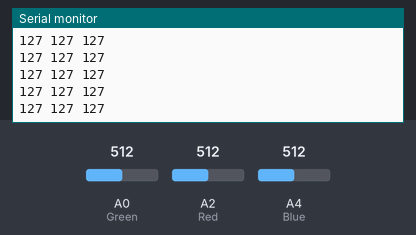
A sketch run on a simulated Arduino Uno, built with avr-gcc and run on an emulated ATmega328P. Shown: the last lines printed to the serial monitor. Inputs (shaded band) come from the test bench; at power-on: A0 (Green) = 512, A2 (Red) = 512, A4 (Blue) = 512.

Above: at 1.2 s.
1.3 s: A0 (Green) set to 716
At 1.56 s:
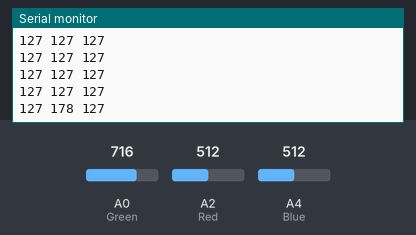
2.8 s: A2 (Red) set to 716
At 2.97 s:
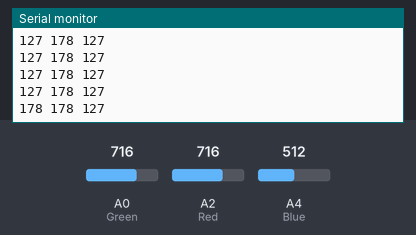
4.3 s: A4 (Blue) set to 716
At 4.38 s:
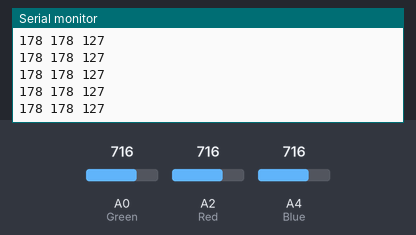
5.8 s: A0 (Green) set to 900
At 5.98 s:
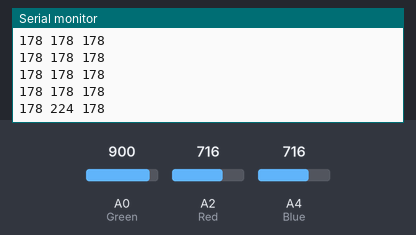
7.3 s: A2 (Red) set to 900
At 7.39 s:
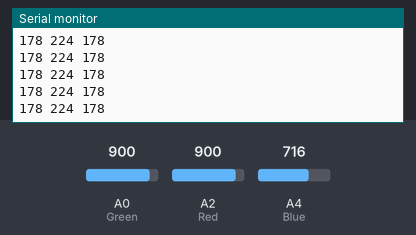
8.8 s: A4 (Blue) set to 900
At 8.8 s:
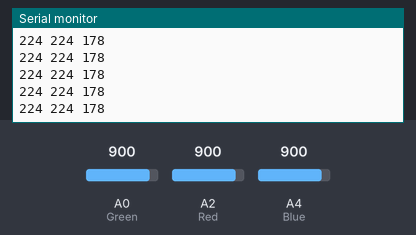
Timing chart, 0 to 11.3 s (numbered marks = the images above; inputs shaded):
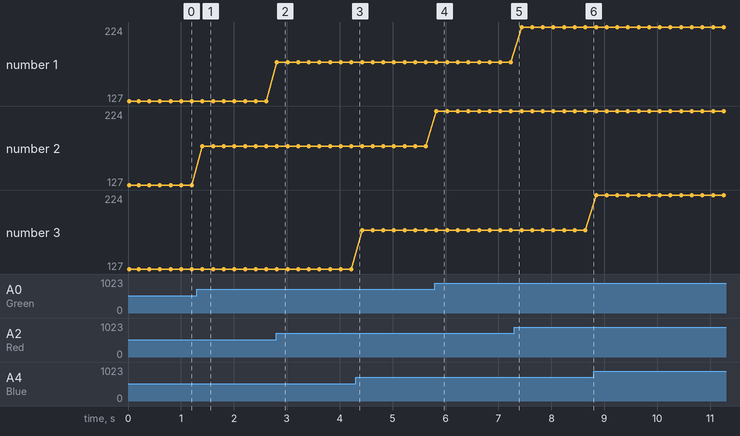

Measured:
- after the input at 1.3 s, the serial monitor: prints a new line after 0.11 s (image 1)
- after the input at 2.8 s, the serial monitor: prints a new line at once (image 2)
- after the input at 5.8 s, the serial monitor: prints a new line at once (image 4)
- plotted number 2: 127 → 178 after the input at 1.3 s, 178 → 224 after the input at 5.8 s

The sketch:

Kalibrasi.ino
```cpp
int Red = A2;
int Green = A0;
int Blue = A4;
int resultRead, resultRed, resultGreen, resultBlue;

void setup(){
  Serial.begin(9600);
  Serial.println(" R  G  B  ");
  Serial.println("----------");

}
void loop(){

  resultRead = analogRead(Red);
  resultRed = map(resultRead,0,1023,0,255);
  Serial.print(resultRed);

  resultRead = analogRead(Green);
  resultGreen = map(resultRead,0,1023,0,255);
  Serial.print(" ");
  Serial.print(resultGreen);

  resultRead = analogRead(Blue);
  resultBlue = map(resultRead,0,1023,0,255);
  Serial.print(" ");
  Serial.println(resultBlue);
  delay(200);
}
```
